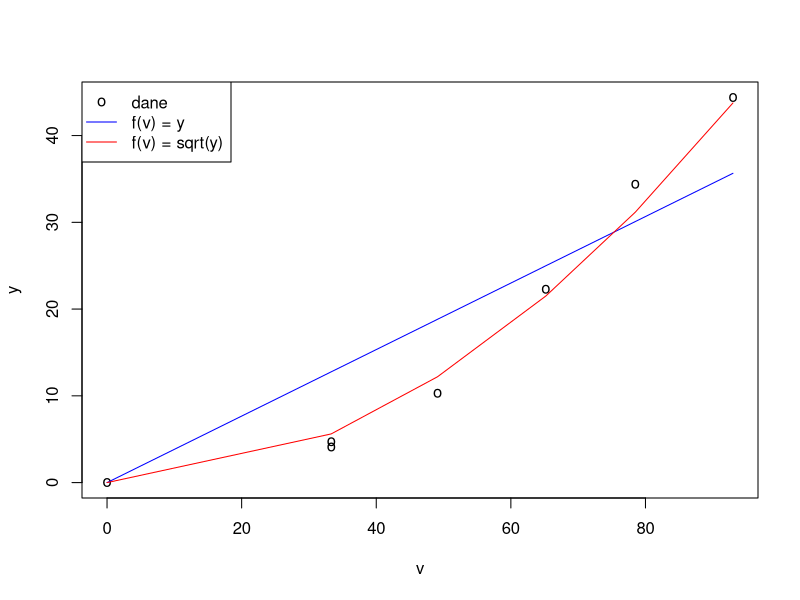

Write R code to recreate this figure.
# zadanie 1
los1 <- scan('los1.txt')
los2 <- scan('los2.txt')

# a)
mi1 <- mean(los1)
mi2 <- mean(los2)
mi <- mi1-mi2

# b)
sx2=sum((los1-mi1)^2)/(length(los1)-1)
sy2=sum((los2-mi2)^2)/(length(los2)-1)
s2 = ((length(los1)-1)*sx2 + (length(los2)-1)*sy2)/(length(los1)+length(los2)-2)

# c)
s=sqrt(s2*((1/length(los1))+(1/length(los2))))

# d) - dwustronna
# e)
T <- (mi1 - mi2) / s
alfa <- 0.1
c <- qt((1-alfa/2),length(los1)+length(los2)-2)

test95 <- t.test(los1,los2,var.equal=TRUE)


# f)
test90 <- t.test(los1,los2,var.equal=TRUE,conf.level = 0.9)
test90$p.value


# zadanie 2
lozyska <- read.table('lozyska.txt',header =TRUE, sep =',',  encoding='UTF-8')

# a)
t.test(lozyska[,1], lozyska[,2])

# b)
wilcox.test(lozyska[,1], lozyska[,2])

# c) Wilcoxona

# d)
# zakładają rozkład normalny
pstwo <- 0
n <- nrow(lozyska)
for(i in c(1:n)){
  for(j in c(1:n)){
    if(lozyska[i,1]>lozyska[j,2]){
      pstwo <- pstwo + 1
    }
  }
}
pstwo <- pstwo / (n*n)

# nie zakładając rozkładu - bootstrap nieparametryczny
i <- 1000
m <- matrix(0, i, 1)
for(i in 1:i){
  proba1 <- sample(lozyska[,1], 10000, replace = TRUE) # losowanie z kapelusza
  proba2 <- sample(lozyska[,2], 10000, replace = TRUE)
  
  m[i] <- mean(as.numeric(proba1>proba2))
}
pstwo_bootstrap <- mean(m) # prawdopodobieństwo

# zadnaie 3
# dane uzupełnione o punkt (0, 0)
v <- c(0.0, 33.3, 33.3, 49.1, 65.2, 78.5, 93.0)
y <- c(0.0, 4.7, 4.1, 10.3, 22.3, 34.4, 44.4)
  
lm1 <- lm(y ~ v - 1)
lm2 <- lm(sqrt(y) ~ v - 1)

y1 <- lm1$coefficients*v
y2 <- lm2$coefficients*v

matplot(v, y, pch="o", type="p", col="black")
matplot(v, y1, type="l", col="blue", add=TRUE)
matplot(v, y2^2, type="l", col="red", add=TRUE)
legend("topleft",1, c("dane","f(v) = y","f(v) = sqrt(y)"), col=c("black","blue","red"), pch=c("o","",""),lty=c(0,1,1))


# współczynnik determinacji
R21 <- 1-sum((y-y1)^2)/sum((y-mean(y))^2)
R22 <- 1- sum((sqrt(y)-y2)^2)/sum((sqrt(y)-mean(sqrt(y)))^2)
